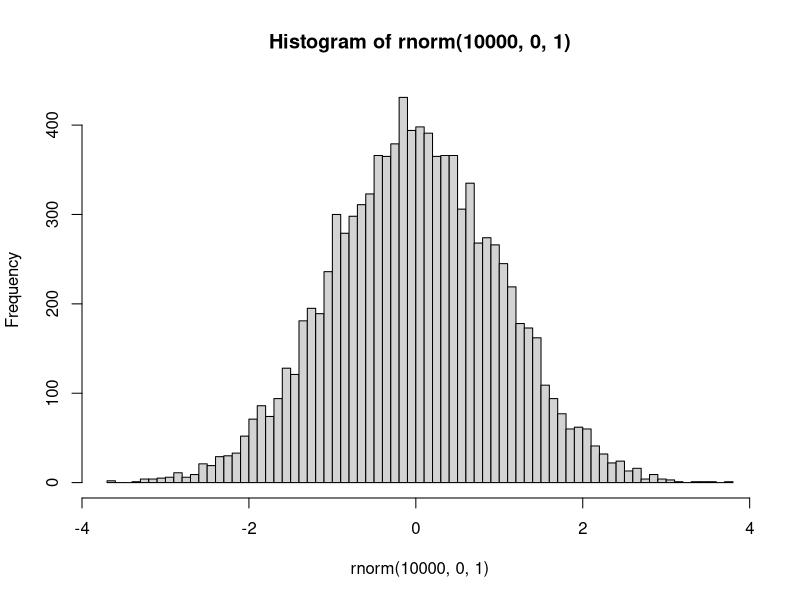
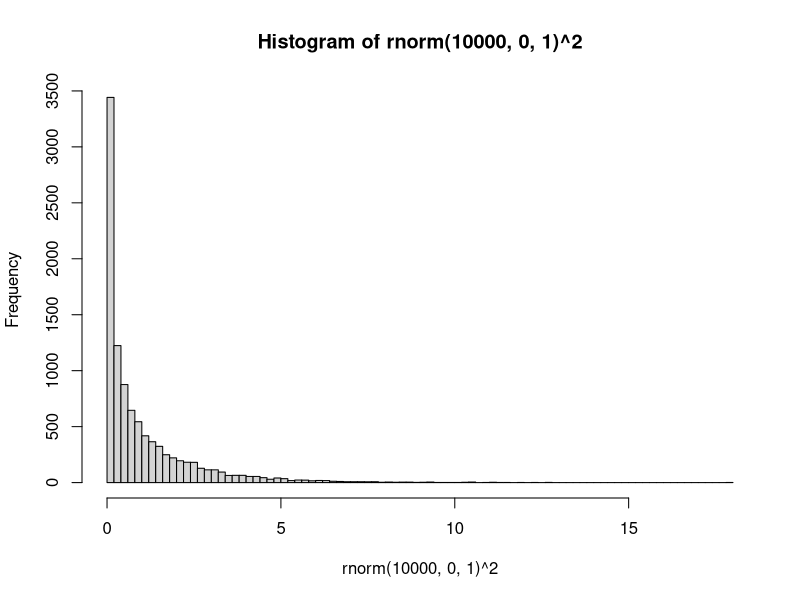
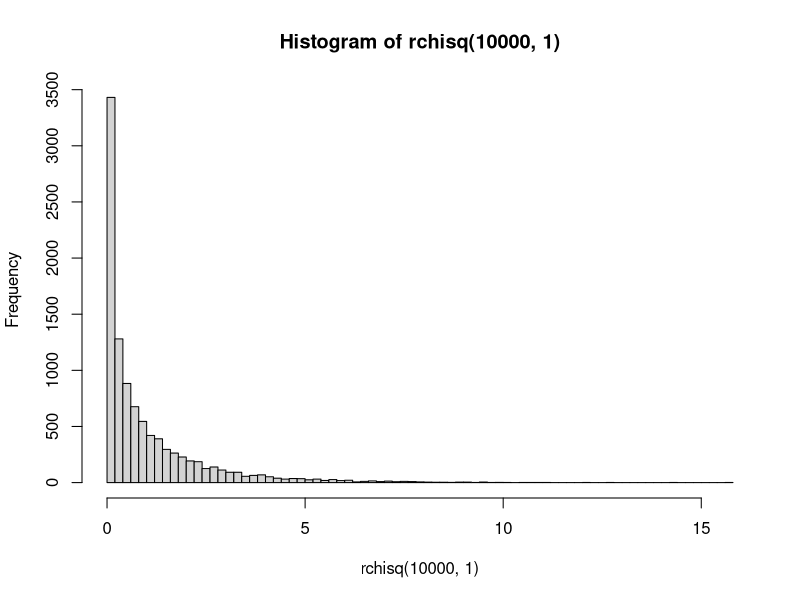
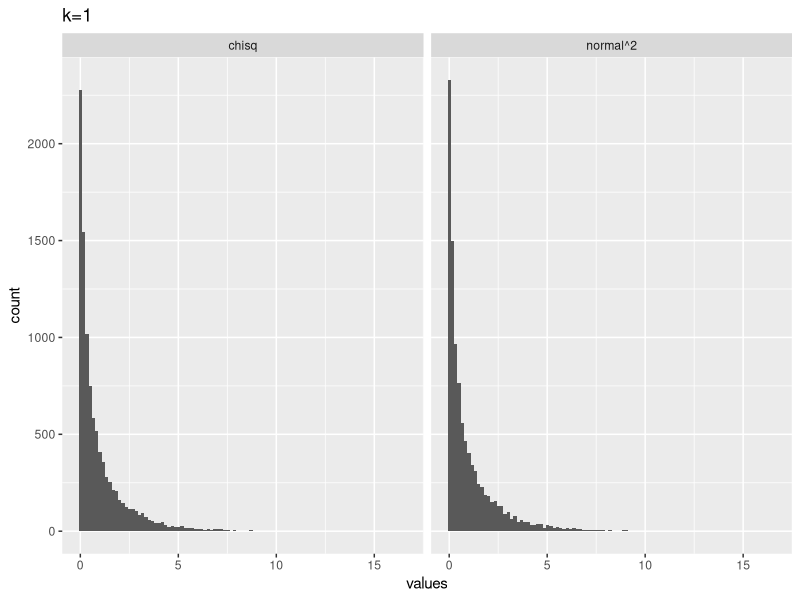
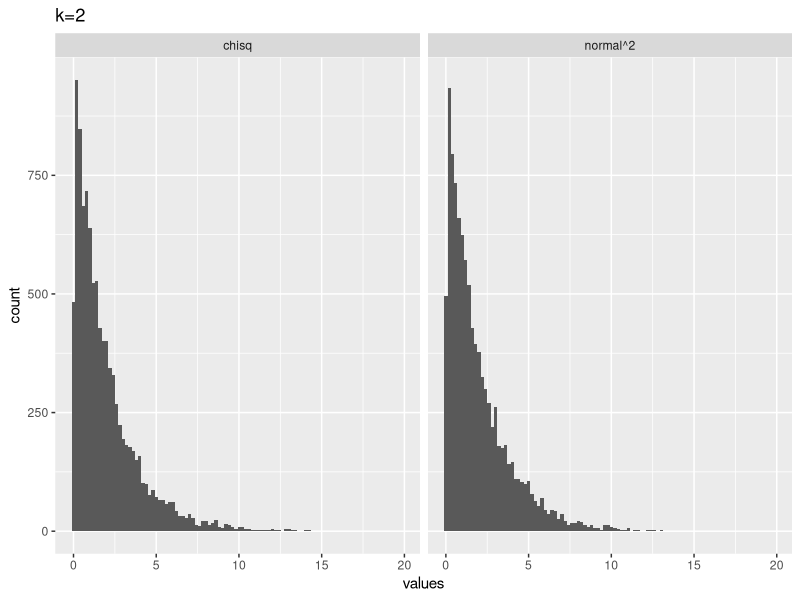
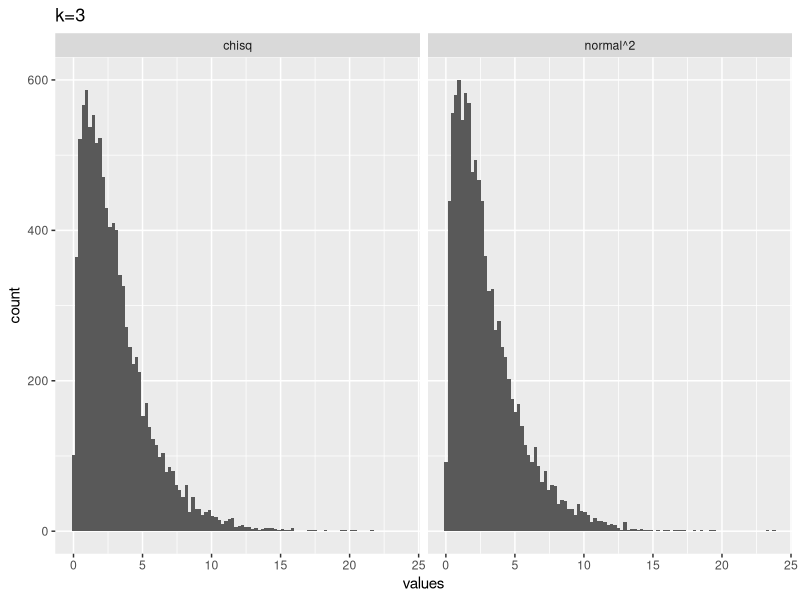
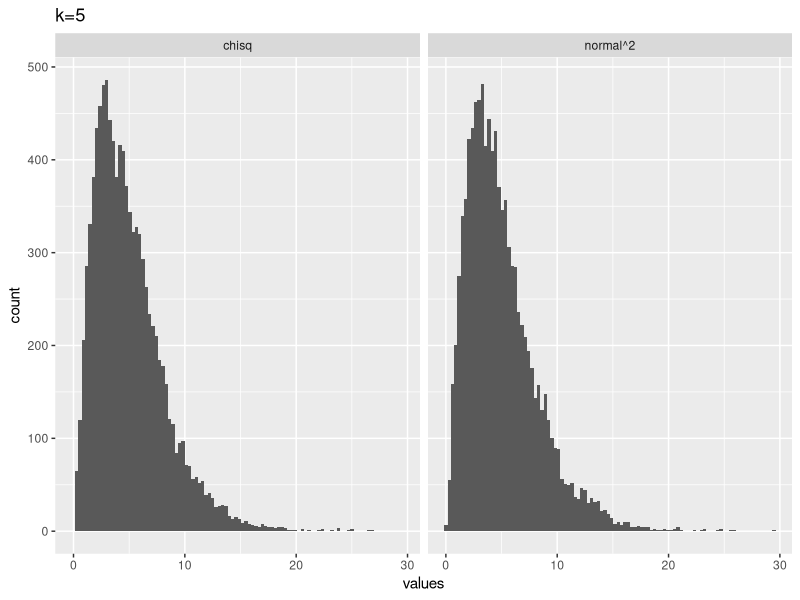
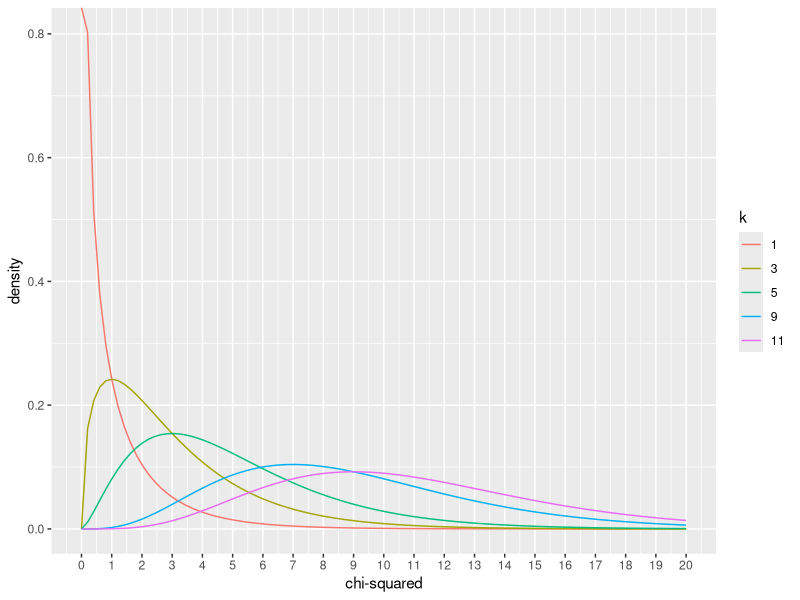

These figures' R source, in order:
## ---- chunk 1
knitr::opts_chunk$set(
  collapse = TRUE,
  comment = "#>",
  message = FALSE,
  warning = FALSE
)
## ---- chunk 2
?chisq.test
## ---- chunk 3
my_vals <- c(20,30)
chisq.test(my_vals)
## ---- chunk 4
my_vals <- c(20,30)
chisq.test(my_vals, p = c(.25,.75))
## ---- chunk 5
my_vals <- c(20,30,10,10,30,30)
chisq.test(my_vals)
## ---- chunk 6
M <- as.table(rbind(c(762, 327, 468), c(484, 239, 477)))
dimnames(M) <- list(gender = c("F", "M"),
                    party = c("Democrat","Independent", "Republican"))
(Xsq <- chisq.test(M))  # Prints test summary
Xsq$observed   # observed counts (same as M)
Xsq$expected   # expected counts under the null
Xsq$residuals  # Pearson residuals
Xsq$stdres     # standardized residuals
Xsq$p.value
Xsq$statistic
## ---- chunk 7
coin_toss <- data.frame(outcome = c("H","T"),
                        O = c(23,27),
                        E = c(25,25))
knitr::kable(coin_toss)
## ---- chunk 8
library(dplyr)

coin_toss <- coin_toss %>%
  mutate(d = O - E) %>%
  mutate(d_sq = d^2) %>%
  mutate(div = d_sq/E )

knitr::kable(coin_toss)

# compute chi-square
sum(coin_toss$div)

# compute chi-square 
O <- c(23,27)
E <- c(25,25)
sum(((O-E)^2)/E)

# compute chi-square
chisq.test(x=c(23,27))

## ---- chunk 9
chisq.test(x=c(47,3))
## ---- chunk 10
# normal histogram
hist(rnorm(10000,0,1), breaks = 100)

# chi-squared with k = 1
hist(rnorm(10000,0,1)^2, breaks = 100)
## ---- chunk 11
hist(rchisq(10000,1), breaks=100)
## ---- chunk 12
# k = 1
from_normal <- replicate(10000, rnorm(1,0,1)^2)
from_chisq  <- rchisq(10000,1)
plot_df <- data.frame(values = c(from_normal,
                                 from_chisq),
                      source = c("normal^2","chisq"))

library(ggplot2)
ggplot(plot_df, aes(x=values))+
  geom_histogram(bins=100)+
  ggtitle("k=1")+
  facet_wrap(~source)
## ---- chunk 13
# k = 2
from_normal <- replicate(10000, sum(rnorm(2,0,1)^2))
from_chisq  <- rchisq(10000,2)
plot_df <- data.frame(values = c(from_normal,
                                 from_chisq),
                      source = c("normal^2","chisq"))

library(ggplot2)
ggplot(plot_df, aes(x=values))+
  geom_histogram(bins=100)+
  ggtitle("k=2")+
  facet_wrap(~source)
## ---- chunk 14
# k = 3
from_normal <- replicate(10000, sum(rnorm(3,0,1)^2))
from_chisq  <- rchisq(10000,3)
plot_df <- data.frame(values = c(from_normal,
                                 from_chisq),
                      source = c("normal^2","chisq"))

library(ggplot2)
ggplot(plot_df, aes(x=values))+
  geom_histogram(bins=100)+
  ggtitle("k=3")+
  facet_wrap(~source)
## ---- chunk 15
# k = 5
from_normal <- replicate(10000, sum(rnorm(5,0,1)^2))
from_chisq  <- rchisq(10000,5)
plot_df <- data.frame(values = c(from_normal,
                                 from_chisq),
                      source = c("normal^2","chisq"))

library(ggplot2)
ggplot(plot_df, aes(x=values))+
  geom_histogram(bins=100)+
  ggtitle("k=5")+
  facet_wrap(~source)
## ---- chunk 16

plot_df <- data.frame(values = c(dchisq(x=seq(0,20,length.out = 100), df=1),
                                 dchisq(x=seq(0,20,length.out = 100), df=3),
                                 dchisq(x=seq(0,20,length.out = 100), df=5),
                                 dchisq(x=seq(0,20,length.out = 100), df=9),
                                 dchisq(x=seq(0,20,length.out = 100), df=11)
                                 ),
                      x = rep(seq(0,20,length.out = 100),5),
                      k = as.factor(rep(c(1,3,5,9,11), each = 100))
                      )

ggplot(plot_df, aes(x = x, y=values, color=k, group=k))+
  geom_line()+
  ylab("density")+
  xlab("chi-squared")+
  scale_x_continuous(breaks=0:20)

## ---- chunk 17
a<- replicate(10000,sum(rnorm(5,0,1)^2))
hist(a)

## ---- chunk 18
mean(rnorm(10000,0,1))
## ---- chunk 19
mean(rnorm(10000,0,1)^2)
## ---- chunk 20
mean(rchisq(10000,10))
## ---- chunk 21
# flip a coin 10 times
hist(rbinom(10000,10,.5), breaks=seq(0,10,1))

# flip a coin 100 times
hist(rbinom(10000,100,.5), breaks=seq(20,80,1))
## ---- chunk 22
pbinom(2,10,.5, lower.tail = TRUE)*2
## ---- chunk 23
chisq.test(c(2,8))
## ---- chunk 24
pbinom(40,100,.5, lower.tail = TRUE)*2
chisq.test(c(40,60))
## ---- chunk 25
pbinom(450,1000,.5, lower.tail = TRUE)*2
chisq.test(c(450,550))
## ---- chunk 26
pbinom(4900,10000,.5, lower.tail = TRUE)*2
chisq.test(c(4900,5100))
